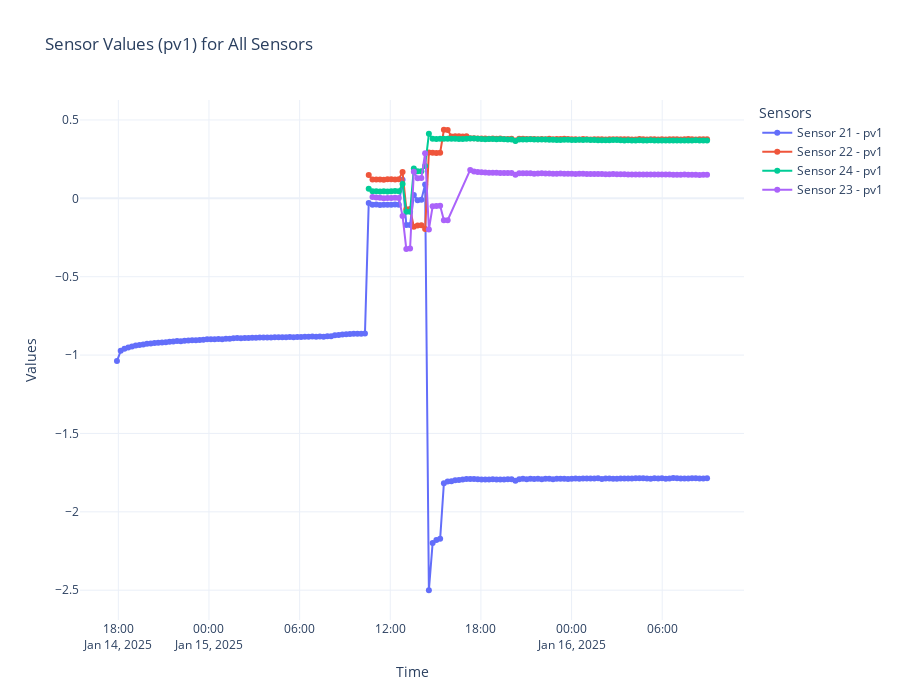

Write notebook code for a chart like this one.
### Code cell
# Create a Plotly figure for pv1
fig_pv1 = go.Figure()

# Iterate over each sensor
for sensor in sensors:
    # Filter data for the current sensor
    sensor_data = df[df['sensor'] == sensor]

    # Add pv1 line for the sensor
    fig_pv1.add_trace(go.Scatter(
        x=sensor_data['time'],
        y=sensor_data['pv1'],
        mode='lines+markers',
        name=f"Sensor {sensor} - pv1"
    ))

# Update layout
fig_pv1.update_layout(
    title="Sensor Values (pv1) for All Sensors",
    xaxis_title="Time",
    yaxis_title="Values",
    legend_title="Sensors",
    template="plotly_white",
    height=700
)

# Show the plot
fig_pv1.show()
